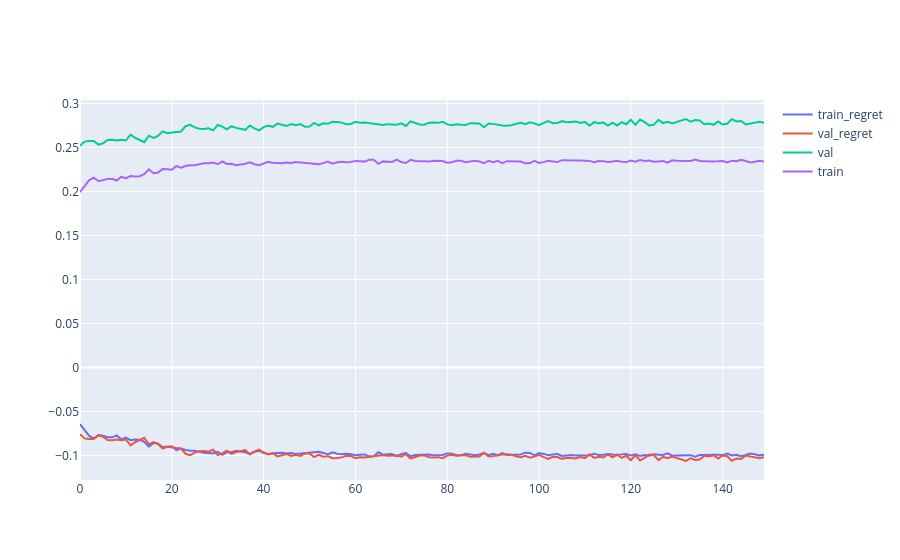

Notebook source saved alongside this figure:
### Code cell
import plotly.graph_objects as go 

fig = go.Figure()
fig.add_trace(go.Scatter(x = s_train_regret.index.values, y = s_train_regret.values, name = 'train_regret'))
fig.add_trace(go.Scatter(x = s_val_regret.index, y = s_val_regret.values, name = 'val_regret'))
fig.add_trace(go.Scatter(x = s_val.index, y = s_val.values, name = 'val'))
fig.add_trace(go.Scatter(x = s_train.index, y = s_train.values, name = 'train'))
fig.show()

### Figure 1 — Plotly figure (JSON) as saved in the notebook; plotly's stock layout.template omitted (floating-point values rounded to 4 significant figures; data arrays with more than 128 entries replaced by an {"elided": "..."} marker saying what was removed)
{"data": [{"name": "train_regret", "type": "scatter", "x": {"elided": "150 int values"}, "y": {"elided": "150 float values"}}, {"name": "val_regret", "type": "scatter", "x": {"elided": "150 int values"}, "y": {"elided": "150 float values"}}, {"name": "val", "type": "scatter", "x": {"elided": "150 int values"}, "y": {"elided": "150 float values"}}, {"name": "train", "type": "scatter", "x": {"elided": "150 int values"}, "y": {"elided": "150 float values"}}], "layout": {}}
